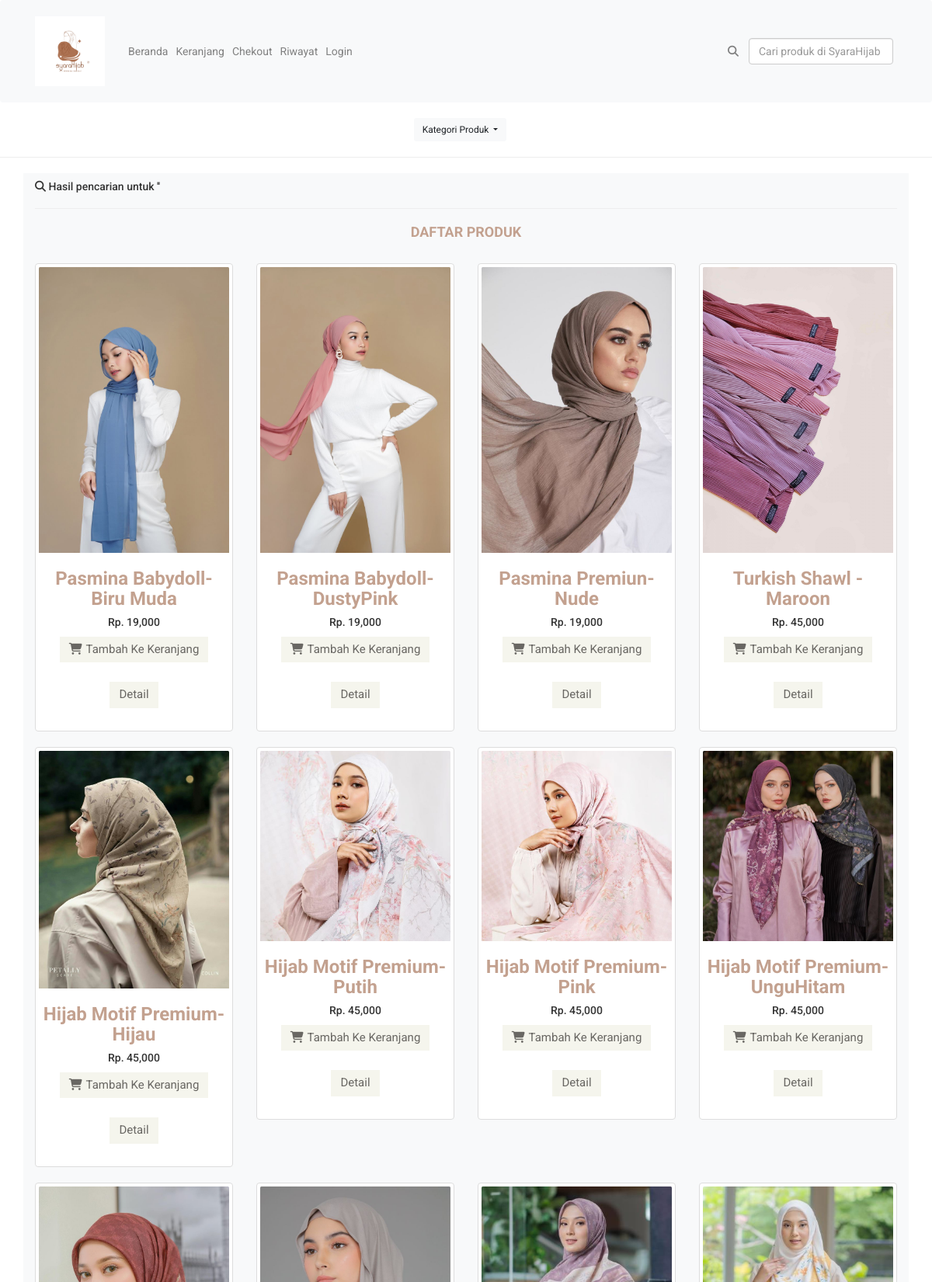
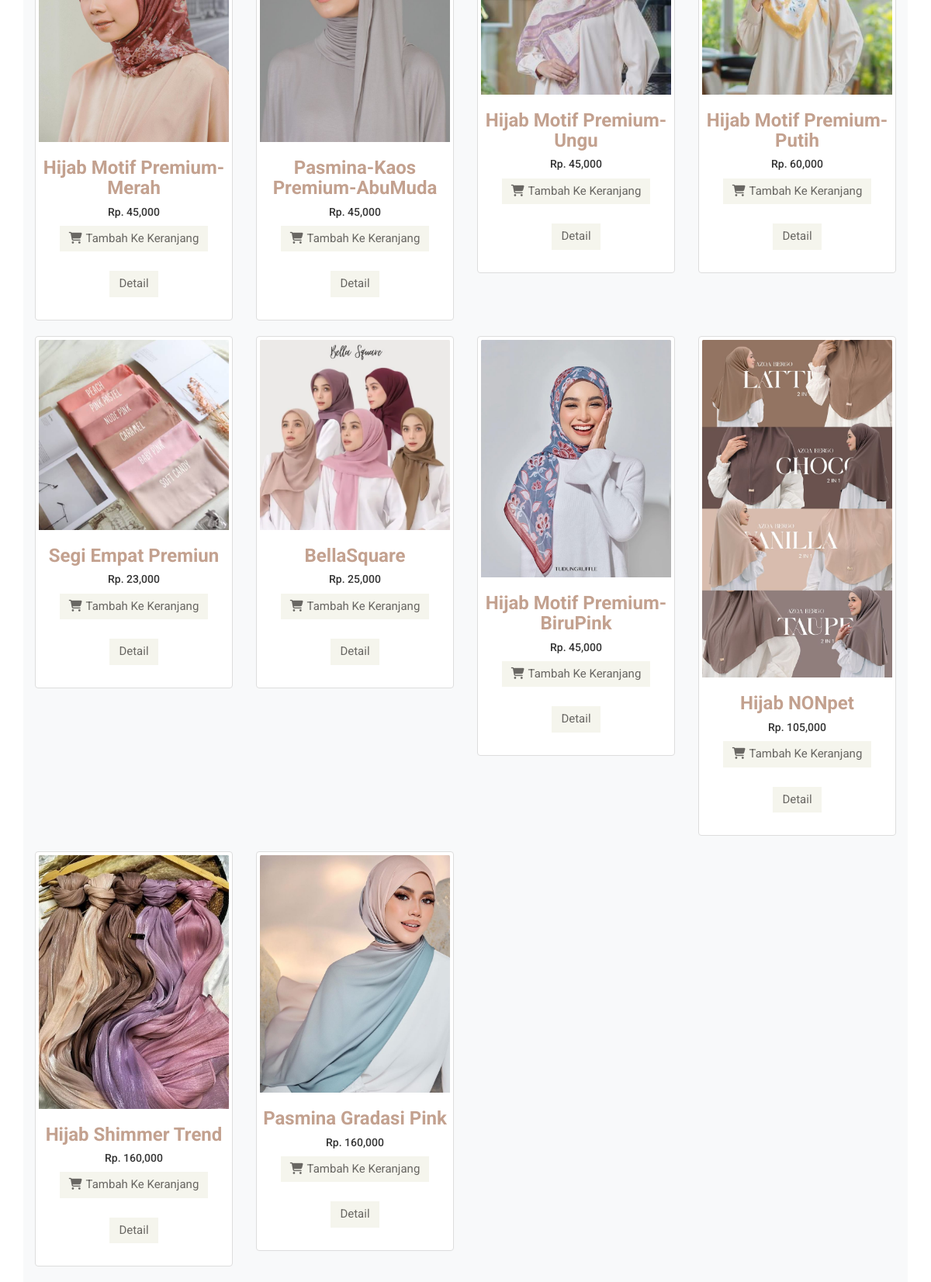
The page /pencarian.php on the database its author committed (2 pictures, top to bottom).
### tables this page shows
CREATE TABLE `produk` (
  `id_produk` int(11) NOT NULL,
  `kat_produk` varchar(15) NOT NULL,
  `nama_produk` varchar(30) NOT NULL,
  `harga_produk` int(11) NOT NULL,
  `berat_produk` int(4) NOT NULL,
  `foto_produk` varchar(100) NOT NULL,
  `deskripsi_produk` text NOT NULL,
  `stok_produk` int(11) NOT NULL
);

### pencarian.php (the view, shortened to what this page needs)
<?php
include 'koneksi.php';
require_once 'Navbar/navbar.php';
$keyword = $_GET["keyword"];
$semuadata = array();
$ambil = $koneksi->query("SELECT * FROM produk WHERE nama_produk LIKE '%$keyword%' OR kat_produk LIKE '%$keyword%'");
while ($pecah = $ambil->fetch_assoc())
{
    $semuadata[]=$pecah;
}
?>
<!DOCTYPE html>
<html>
<head>
    <link href="https://cdn.jsdelivr.net/npm/bootstrap@4.5.3/dist/css/bootstrap.min.css" rel="stylesheet">
    <link href="assets/css/bootstrap.min.css" rel="stylesheet">
    <link href="assets/css/responsive.css" rel="stylesheet">
    <link href="assets/css/main.css" rel="stylesheet">
    <link href="assets/css/font-awesome.min.css" rel="stylesheet" />
</head>
<body>
<ul class="nav justify-content-center mt-4">
    <div class="btn-group mr-4">
        <button type="button" class="btn btn-light btn-sm dropdown-toggle" data-toggle="dropdown" aria-haspopup="true" aria-expanded="false">
        Kategori Produk
        </button>
    </div>
</ul>
<hr>
<div class="container lht bg-light">
    <h5><i class="fas fa-search"></i> Hasil pencarian untuk '<?= $keyword ?>'</h5><hr>
    <div class="row">
    <section class="konten">
    <div class="container">
        <div class="features_items">
            <h2 class="title text-center">Daftar Produk</h2>
        <div class="row">
        <?php foreach($semuadata as $key => $value):?>
            <div class="col-md-3">
                    <div class="thumbnail">
                        <div class="productinfo text-center">
                        <img src="foto_produk/<?php echo $value['foto_produk']; ?>" class="card-img-top" alt="">
                            <h3><?php echo $value['nama_produk']; ?></h2>
                            <h5>Rp. <?php echo number_format($value['harga_produk']); ?></h5>
                            <a href="beli.php?id=<?php echo $value['id_produk']; ?>" class="btn btn-default add-to-cart"><i class="fa fa-shopping-cart"></i>Tambah Ke Keranjang</a>
                            <a  href="detail.php?id=<?php echo $value["id_produk"];?>" class= "btn btn-default add-to-cart">Detail</a>
                        </div>
                    </div>
                </div>
        <?php endforeach?>
        </div>
        </div>
    </div>
</section>
    </div>
</div>
</body>
</html>

### Navbar/navbar.php (shortened to what this page needs)
<!DOCTYPE html>
<html lang="en">
<head>
    <link href="https://cdn.jsdelivr.net/npm/bootstrap@4.5.3/dist/css/bootstrap.min.css" rel="stylesheet">
    <link href="assets/css/bootstrap.min.css" rel="stylesheet">
    <link href="assets/css/font-awesome.min.css" rel="stylesheet">
    <link href="assets/css/animate.css" rel="stylesheet">
	<link href="assets/css/main.css" rel="stylesheet">
    <link href="assets/css/responsive.css" rel="stylesheet">
    <link rel="stylesheet" href="https://cdnjs.cloudflare.com/ajax/libs/font-awesome/4.7.0/css/font-awesome.min.css">
</head>
<body>
<nav class="navbar navbar-expand-lg navbar-light bg-light">
    <div class="container">
        <a class="navbar-brand" href="#"><img src="images/logo_syara.png" alt="" width="90px"></a>
        <div class="collapse navbar-collapse" id="navbarNav">
            <ul class="navbar-nav">
                <li class="nav-item active">
                    <a class="nav-link" style="color:grey;" href="index.php">Beranda <span class="sr-only">(current)</span></a>
                </li>
                <li class="nav-item">
                    <a class="nav-link" style="color:grey;" href="keranjang.php"><i class=""></i> Keranjang</a>
                </li>
                <li class="nav-item">
                    <a class="nav-link" style="color:grey;" href="checkout.php">Chekout</a>
                </li>
                <li class="nav-item">
                    <a class="nav-link" style="color:grey;" href="riwayat.php"><i class=""></i> Riwayat</a>
                </li>
                <?php if (isset($_SESSION["pelanggan"])):  ?>
                <li>
                    <a class="nav-link" style="color:grey;" href="logout.php"><i class=""></i> Logout</a>
                </li>
                <?php else: ?>
                <li>
                    <a class="nav-link" style="color:grey;" href="login.php"><i class=""></i> Login</a>
                </li>
                <?php endif ?>
            </ul>
        </div>
        <div class="col-sm-30">
        <div class="social-icons pull-right">
            <ul class="nav navbar-nav">
                <button class="btn btn-outline-success my-2 my-sm-0" style="color:grey;" name="cari" type="submit"><i class="fa fa-search"></i></button>
                <li>
                    <form method="get" action="pencarian.php" class="form-inline">
                        <input class="form-control mr-sm-2" type="search" placeholder="Cari produk di SyaraHijab" name="keyword" aria-label="Search">
                    </form>
                </li>
            </ul>
        </div>
        </div>
    </div>
</nav>
</body>
</html>

### assets/css/main.css (style rules this page uses)
body { font-family: 'Roboto', sans-serif; position: relative; font-weight: 400px; }
ul li { list-style: none; }
a { -webkit-transition: 300ms; transition: 300ms; }
h1, h2, h3, h4, h5, h6 { font-family: 'Roboto', sans-serif; }
.social-icons ul li { display: inline-block; }
.navbar-collapse.collapse { padding-left: 0; }
.left-sidebar h2:after, h2.title:after { content: " "; position: absolute; border: 1px solid #f5f5f5; bottom: 8px; left: 0; width: 100%; height: 0; z-index: -2; }
h2.title:before { content: " "; position: absolute; background: #fff; bottom: -6px; width: 220px; height: 30px; z-index: -1; left: 50%; margin-left: -110px; }
.features_items { overflow: hidden; }
h2.title { color: #C3A18F; font-family: 'Roboto', sans-serif; font-size: 18px; font-weight: 700; margin: 0 15px; text-transform: uppercase; margin-bottom: 30px; position: relative; }
.productinfo h3 { color: #C3A18F; font-family: 'Roboto', sans-serif; font-size: 24px; font-weight: 700; }
.productinfo img { width: 100%; }
.productinfo { position: relative; }
.add-to-cart { background: #F5F5ED; border: 0 none; border-radius: 0; color: #696763; font-family: 'Roboto', sans-serif; font-size: 15px; margin-bottom: 25px; }
.add-to-cart i { margin-right: 5px; }

### rows shown on the page
produk: foto_produk (picture), nama_produk "Pasmina Babydoll-Biru Muda", harga_produk "19,000"
produk: foto_produk (picture), nama_produk "Pasmina Babydoll-DustyPink", harga_produk "19,000"
produk: foto_produk (picture), nama_produk "Pasmina Premiun-Nude", harga_produk "19,000"
produk: foto_produk (picture), nama_produk "Turkish Shawl - Maroon", harga_produk "45,000"
produk: foto_produk (picture), nama_produk "Hijab Motif Premium-Hijau", harga_produk "45,000"
produk: foto_produk (picture), nama_produk "Hijab Motif Premium-Putih", harga_produk "45,000"
produk: foto_produk (picture), nama_produk "Hijab Motif Premium-Pink", harga_produk "45,000"
produk: foto_produk (picture), nama_produk "Hijab Motif Premium-UnguHitam", harga_produk "45,000"
produk: foto_produk (picture), nama_produk "Hijab Motif Premium-Merah", harga_produk "45,000"
produk: foto_produk (picture), nama_produk "Pasmina-Kaos Premium-AbuMuda", harga_produk "45,000"
produk: foto_produk (picture), nama_produk "Hijab Motif Premium-Ungu", harga_produk "45,000"
produk: foto_produk (picture), nama_produk "Hijab Motif Premium-Putih", harga_produk "60,000"
produk: foto_produk (picture), nama_produk "Segi Empat Premiun", harga_produk "23,000"
produk: foto_produk (picture), nama_produk "BellaSquare", harga_produk "25,000"
produk: foto_produk (picture), nama_produk "Hijab Motif Premium-BiruPink", harga_produk "45,000"
produk: foto_produk (picture), nama_produk "Hijab NONpet", harga_produk "105,000"
produk: foto_produk (picture), nama_produk "Hijab Shimmer Trend", harga_produk "160,000"
produk: foto_produk (picture), nama_produk "Pasmina Gradasi Pink", harga_produk "160,000"
